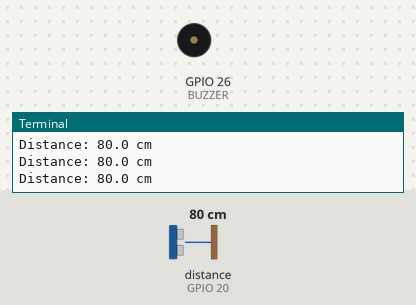
Simulated run of this program. Board: Raspberry Pi (BCM pin numbers). Shown: buzzer (waves = sounding, pin HIGH), the last lines printed to the terminal. The inputs (shaded band) are chosen by the test bench; at power-on: distance to the obstacle (sensor on GPIO 20) 80 cm. The echo pulse lasts 58.3 µs per cm; the clock reads 2024-03-15 10:24:30 at power-on unless the program sets it; pins used as bus, display or sensor lines are not drawn.

Above: at 1.2 s.
1.3 s: distance to the obstacle (sensor on GPIO 20) set to 55 cm
2.8 s: distance to the obstacle (sensor on GPIO 20) set to 46 cm
At 2.9 s:
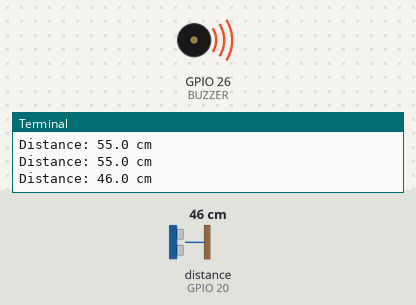
5.8 s: distance to the obstacle (sensor on GPIO 20) set to 11 cm
At 6.96 s:
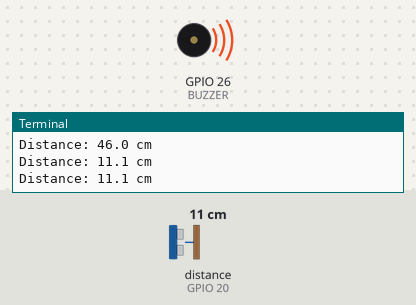
8.8 s: distance to the obstacle (sensor on GPIO 20) set to 8 cm
At 9.6 s:
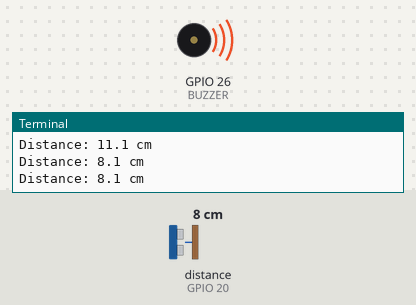
10.3 s: distance to the obstacle (sensor on GPIO 20) set to 35 cm
At 11.3 s:
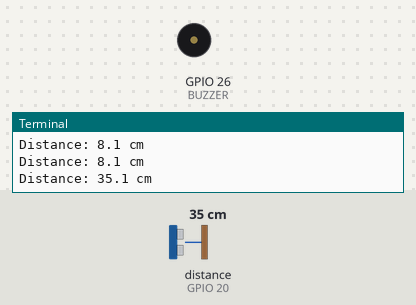
Timing chart, 0 to 14.3 s (numbered marks = the images above; inputs shaded):
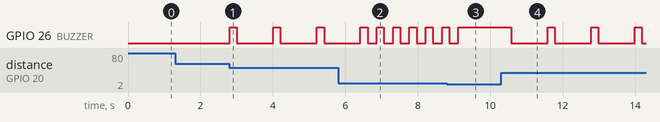

The program:

assignment1.py
```python
# Import required Python libraries
import RPi.GPIO as GPIO
import time

# Refer to pins by the “Broadcom SOC channel number” (num inside the chip after GPIO used in RPi)
GPIO.setmode(GPIO.BCM)

# Select which GPIOs you will use
TRIG = 21
ECHO = 20
BUZZER = 26

GPIO.setup(BUZZER, GPIO.OUT) # Set BUZZER to OUTPUT mode
GPIO.setup(TRIG, GPIO.OUT) # Set TRIGGER to OUTPUT mode
GPIO.setup(ECHO, GPIO.IN) # Set ECHO to INPUT mode

# Measures the distance between a sensor and an obstacle and returns the measured value
def distance():
  GPIO.output(TRIG, True) # set TRIGGER to HIGH
  time.sleep(0.00001) # wait 10 microseconds
  GPIO.output(TRIG, False) # set TRIGGER back to LOW

  # Create variable start and assign it current time
  pulse_start = time.time()
  # Create variable stop and assign it current time
  pulse_end = time.time()
  # Refresh start value until the ECHO goes HIGH = until the wave is send
  while GPIO.input(ECHO) == 0:
    pulse_start = time.time()

  # Assign the actual time to stop variable until the ECHO goes back from HIGH to LOW = the wave came back
  while GPIO.input(ECHO) == 1:
    pulse_end = time.time()

  # Calculate the time it took the wave to travel there and back
  pulse_duration = pulse_end - pulse_start
  # Calculate the travel distance by multiplying the measured time by speed of sound
  distance = pulse_duration * 17150
  distance = round(distance, 1)

  # Print the distance to see if everything works correctly
  # print('Distance : {0:5.1f}cm'.format(distance))
  print('Distance:',distance,'cm')
  # Return the actual measured distance
  return distance

# Calculates the frequency of beeping depending on the measured distance
def beep_freq():
  # Measure the distance
  dist = distance()
  # If the distance is larger than 50 cm, there is no beep
  if dist > 50:
    return -1
  # If the distance is between 50 and 30 cm, beep once a second
  elif dist <= 50 and dist >=30:
    return 1
  # If the distance is between 30 and 20 cm, beep twice a second
  elif dist < 30 and dist >= 20:
    return 0.5
  # If the distance is between 20 and 10 cm, beep four times a second
  elif dist < 20 and dist >= 10:
    return 0.25
  # If the distance is smaller than 10 cm, beep constantly
  else:
    return 0

# Main function
def main():
  try:
    # Repeat till the program is ended by the user
    while True:
      # Get the beeping frequency
      freq = beep_freq()
      # No beeping
      if freq == -1:
        GPIO.output(BUZZER, False)
        time.sleep(0.25)
      # Constant beeping
      elif freq == 0:
        GPIO.output(BUZZER, True)
        time.sleep(0.25)
      # Beeping on certain frequency
      else:
        GPIO.output(BUZZER, True)
        time.sleep(0.2) # Beep is 0.2 seconds long
        GPIO.output(BUZZER, False)
        time.sleep(freq) # Pause between beeps = beeping frequency
  # If the program is ended, stop beeping and cleanup GPIOs
  except KeyboardInterrupt:
    GPIO.output(BUZZER, False)
    GPIO.cleanup()

# Run the main function when script is executed
if __name__ == "__main__":
    main()
```

Measured:
- the behaviour switches between 50 and 49 cm on distance to the obstacle (sensor on GPIO 20) (found by bisection; images 0 and 1)
- the behaviour switches between 10 and 9 cm on distance to the obstacle (sensor on GPIO 20) (found by bisection; images 2 and 3)
- after the input at 2.8 s, GPIO 26 (BUZZER): alternates HIGH for 0.20 s and LOW for 1.0 s, starting at once
- after the input at 5.8 s, GPIO 26 (BUZZER): alternates HIGH for 0.20 s and LOW for 0.25 s, starting after 1.1 s
- after the input at 8.8 s, GPIO 26 (BUZZER): goes on until 9.1 s, then stays HIGH
- after the input at 10.3 s, GPIO 26 (BUZZER): alternates HIGH for 0.20 s and LOW for 1.0 s, starting after 0.28 s
